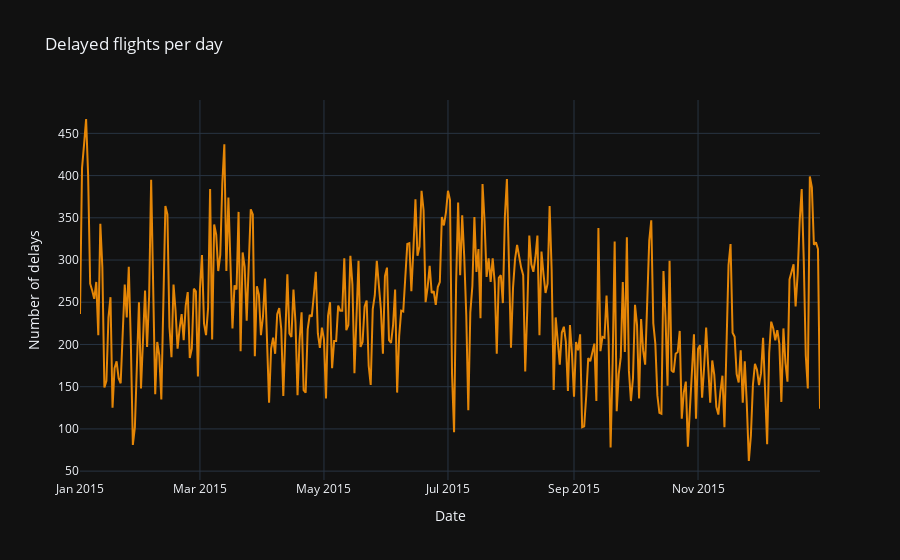

Source (notebook cell):
### Code cell
# Representación de los datos
fig = px.line(data, x="ds", y="y", labels={'ds':'Date', 'y':'Number of delays'},
              title = "Delayed flights per day",color_discrete_sequence=px.colors.qualitative.Vivid, template="plotly_dark")

#fig.update_traces({"line":{"color":"steelblue", 'dash':'dash'}})

fig.show()

### Figure 1 — Plotly figure (JSON) as saved in the notebook; plotly's stock layout.template omitted (floating-point values rounded to 4 significant figures; data arrays with more than 128 entries replaced by an {"elided": "..."} marker saying what was removed)
{"data": [{"hovertemplate": "Date=%{x}<br>Number of delays=%{y}<extra></extra>", "legendgroup": "", "line": {"color": "rgb(229, 134, 6)", "dash": "solid"}, "marker": {"symbol": "circle"}, "mode": "lines", "name": "", "orientation": "v", "showlegend": false, "type": "scatter", "x": {"elided": "365 str values"}, "xaxis": "x", "y": {"elided": "365 int values"}, "yaxis": "y"}], "layout": {"legend": {"tracegroupgap": 0}, "title": {"text": "Delayed flights per day"}, "xaxis": {"anchor": "y", "domain": [0, 1], "title": {"text": "Date"}}, "yaxis": {"anchor": "x", "domain": [0, 1], "title": {"text": "Number of delays"}}}}
